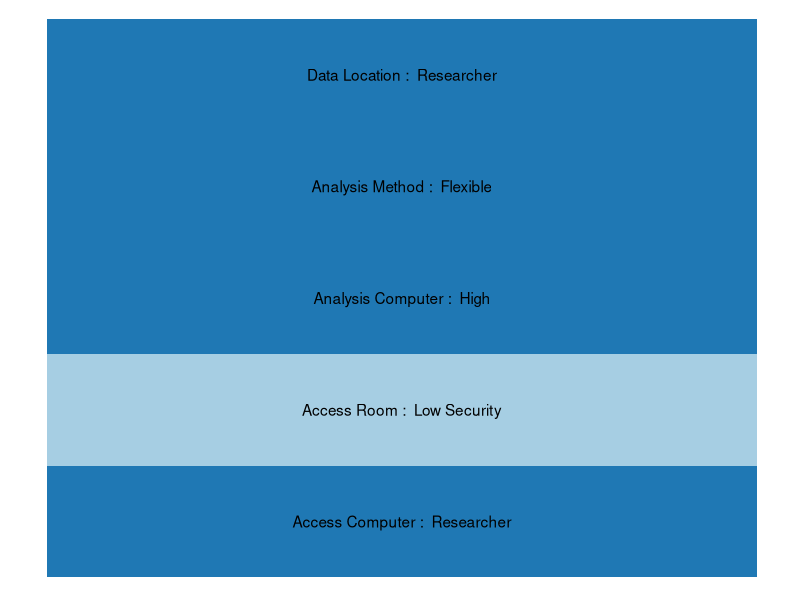
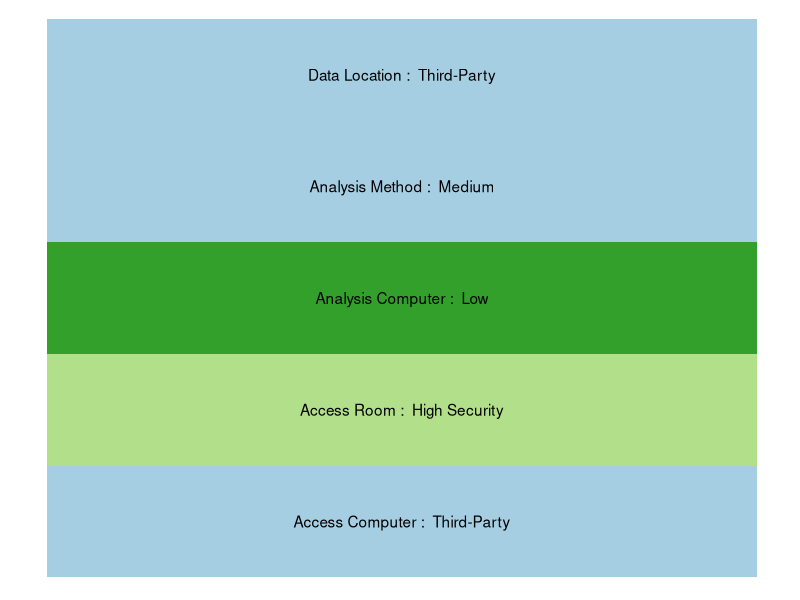
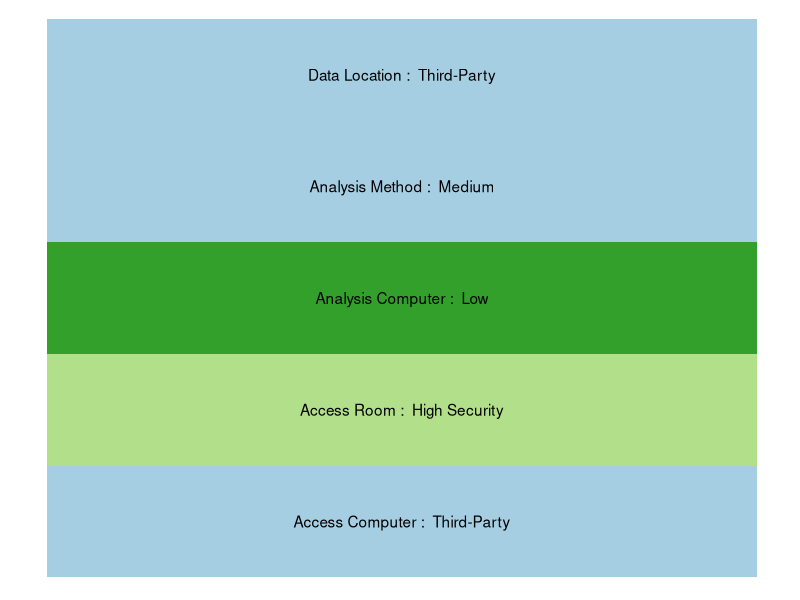
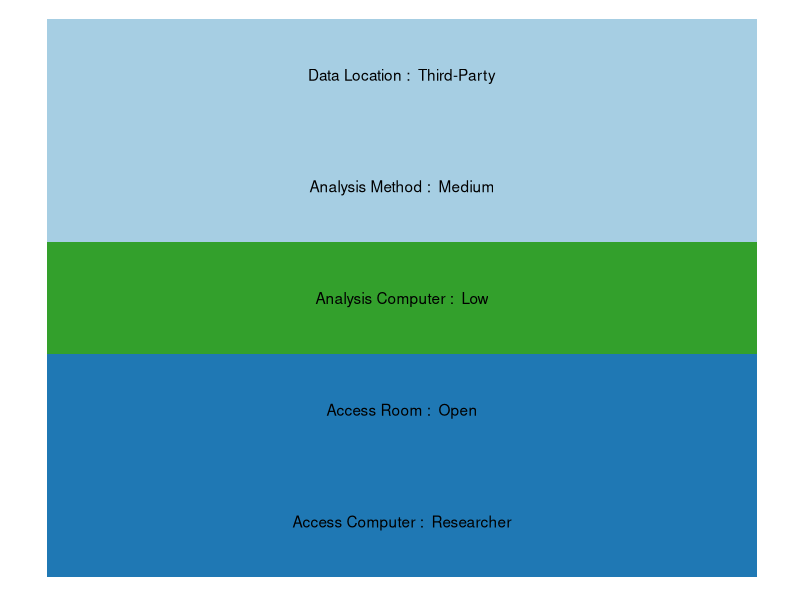
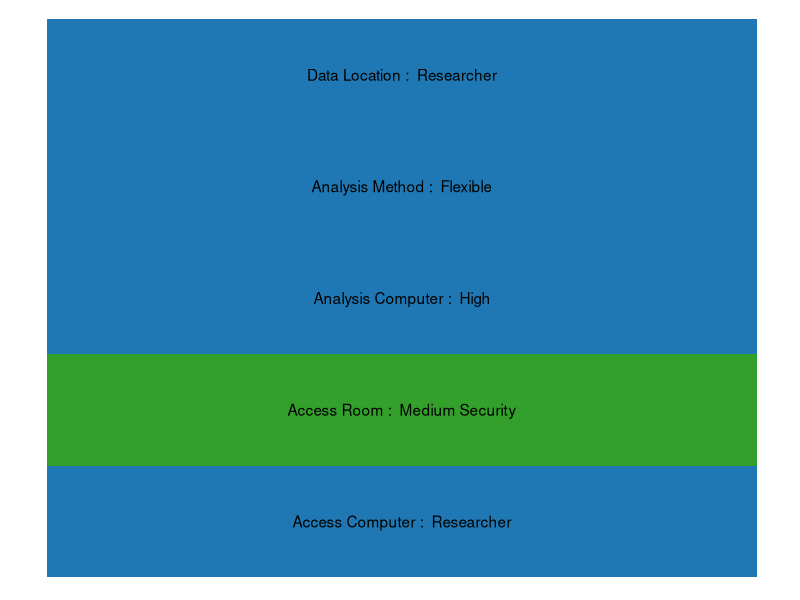
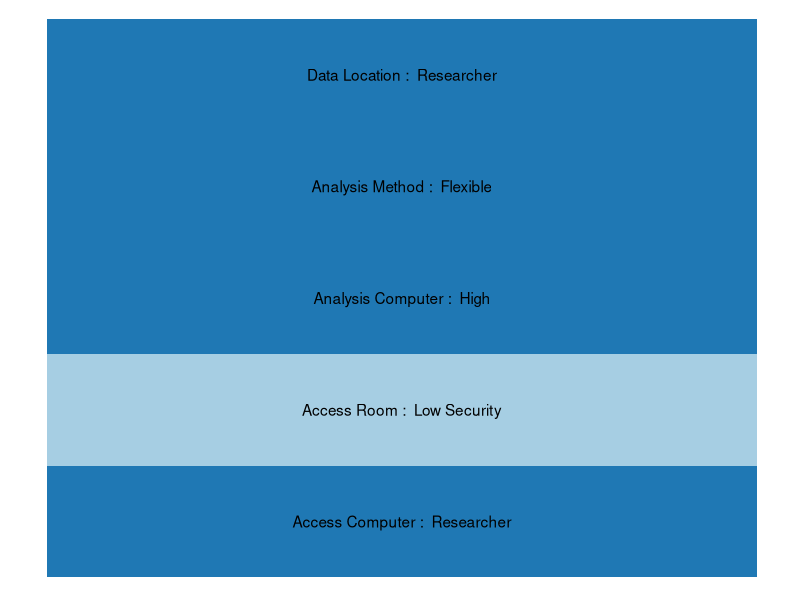
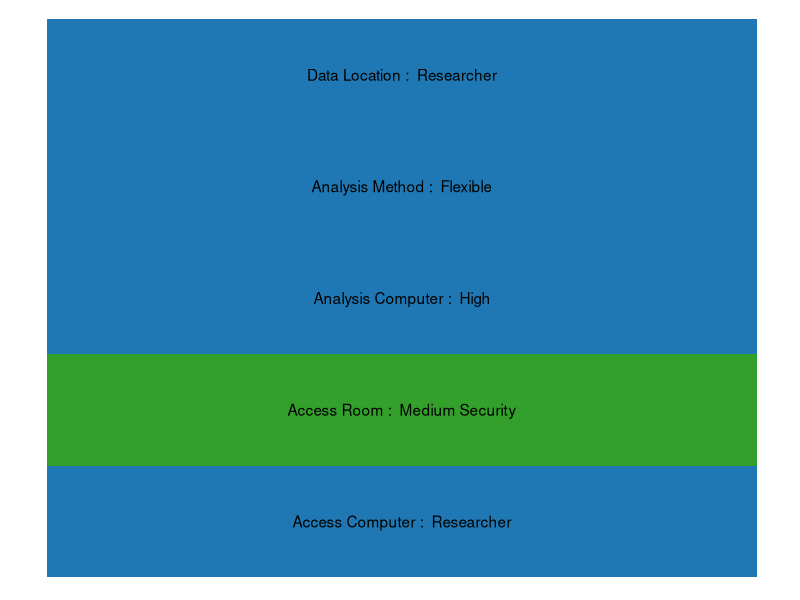
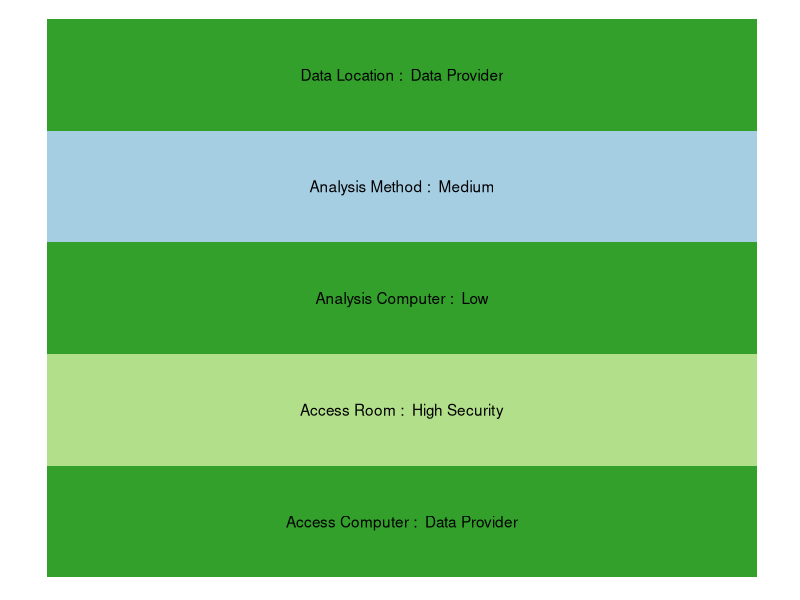

The R script that drew these images, in order:
## ---- chunk 1
 library(ggplot2)

 pal <- c(
   "Data Provider" = "#33a02c",
   "Third-Party" = "#a6cee3",
   "Researcher" = "#1f78b4",
   "Open" = "#1f78b4",
   "Low Security" = "#a6cee3",
   "Medium Security" = "#33a02c",
   "High Security" = "#b2df8a",
   "Low" = "#33a02c",
   "Medium" = "#a6cee3",
   "High" = "#1f78b4",
   "Restrictive" = "#33a02c",
   "Medium" = "#a6cee3",
   "Flexible" = "#1f78b4"
 )

plot <- function(data) {
   ggplot(data, aes(x=metrics,y=1)) +
   geom_bar(stat="identity", aes(fill=rank), width=1) +
   theme(axis.title.x=element_blank(),
         axis.text.x=element_blank(),
         axis.ticks.x=element_blank(),
         axis.title.y=element_blank(),
         axis.text.y=element_blank(),
         axis.ticks.y=element_blank(),
         legend.position = "none") +
   scale_fill_manual(values = pal) +
   geom_text(aes(label=paste(metrics,": ",rank)),
             color="black",
             position = position_stack(vjust=0.5)) +
   coord_flip() +
   theme(panel.grid.major = element_blank(), panel.grid.minor = element_blank(),
         panel.background = element_blank())
}

knitr::opts_chunk$set(fig.width=4, fig.height=2) 

## ---- chunk 2
sfusd = data.frame(metrics=c("Data Location","Access Computer","Analysis Computer","Access Room","Analysis Method"),
                  rank=c("Researcher","Researcher","High","Low Security","Flexible"))

plot(data=sfusd)

## ---- chunk 3
nbirdt = data.frame(metrics=c("Data Location","Access Computer","Analysis Computer","Access Room","Analysis Method"),
                  rank=c("Third-Party","Third-Party","Low","High Security","Medium"))
plot(data=nbirdt)
## ---- chunk 4
iab1 = data.frame(metrics=c("Data Location","Access Computer","Analysis Computer","Access Room","Analysis Method"),
                  rank=c("Third-Party","Third-Party","Low","High Security","Medium"))
plot(data=iab1)
## ---- chunk 5
iab2 = data.frame(metrics=c("Data Location","Access Computer","Analysis Computer","Access Room","Analysis Method"),
                  rank=c("Third-Party","Researcher","Low","Open","Medium"))
plot(data=iab2)
## ---- chunk 6
iab3 = data.frame(metrics=c("Data Location","Access Computer","Analysis Computer","Access Room","Analysis Method"),
                  rank=c("Researcher","Researcher","High","Medium Security","Flexible"))
plot(data=iab3)
## ---- chunk 7
olda = data.frame(metrics=c("Data Location","Access Computer","Analysis Computer","Access Room","Analysis Method"),
                  rank=c("Researcher","Researcher","High","Low Security","Flexible"))
plot(data=olda)
## ---- chunk 8
nces = data.frame(metrics=c("Data Location","Access Computer","Analysis Computer","Access Room","Analysis Method"),
                  rank=c("Researcher","Researcher","High","Medium Security","Flexible"))
plot(data=nces)
## ---- chunk 9
bls = data.frame(metrics=c("Data Location","Access Computer","Analysis Computer","Access Room","Analysis Method"),
                  rank=c("Data Provider","Data Provider","Low","High Security","Medium"))
plot(data=bls)
